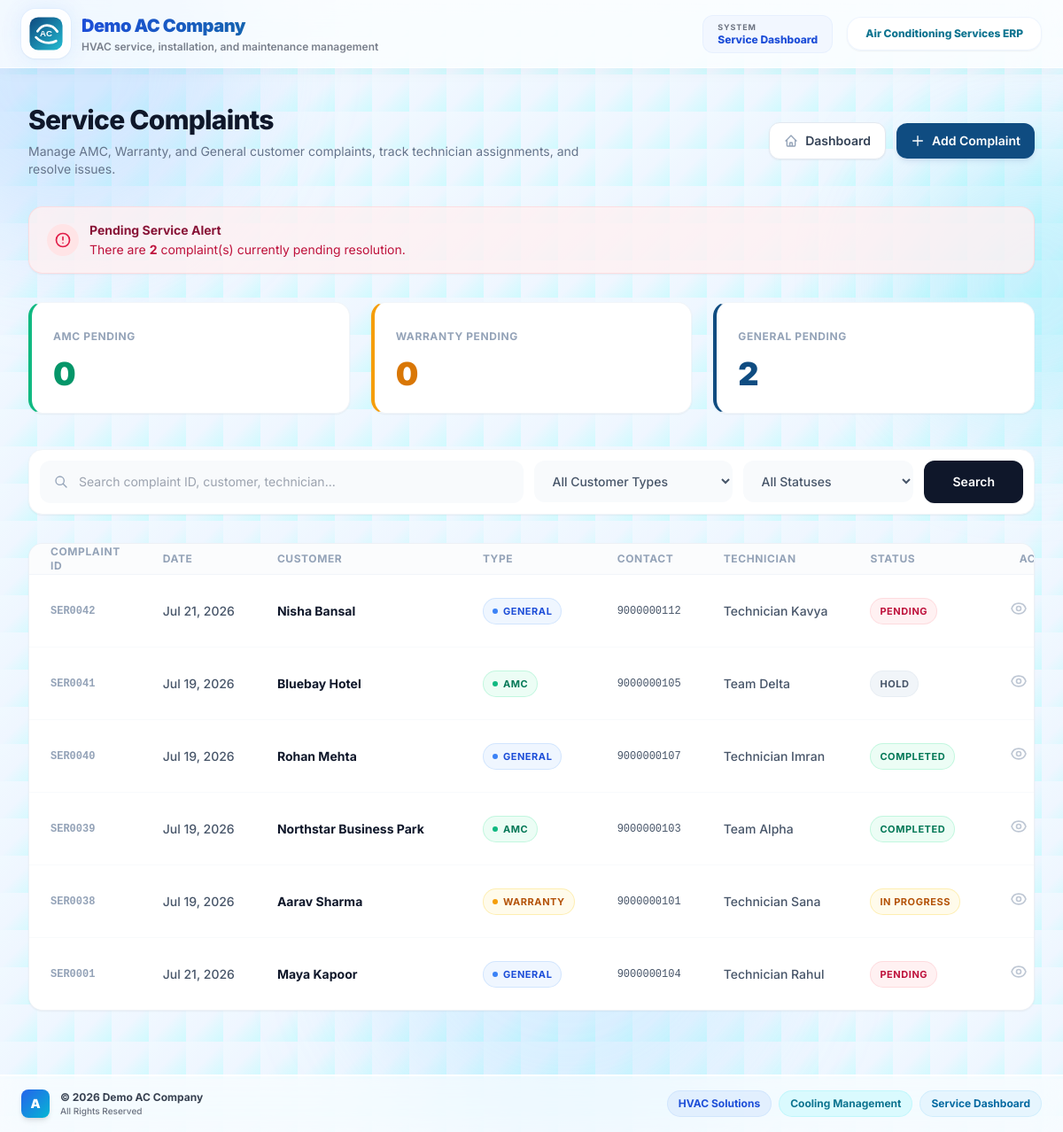
Page /service/ (signed in) on the committed database.
### service/models.py (models this page shows, shortened)
class ServiceComplaint(models.Model):
    STATUS_CHOICES = (
        ('PENDING', 'Pending'),
        ('IN_PROGRESS', 'In Progress'),
        ('COMPLETED', 'Completed'),
        ('HOLD', 'Hold'),
        ('CANCELLED', 'Cancelled'),
    )
    complaint_id = models.CharField(max_length=20, unique=True, blank=True)
    complaint_date = models.DateField()
    customer = models.ForeignKey(
        Customer,
        on_delete=models.CASCADE,
        related_name='service_complaints'
    )
    customer_address = models.TextField(blank=True, null=True)
    contact_number = models.CharField(max_length=15)
    nature_of_complaint = models.TextField()
    technician_name = models.CharField(max_length=150, blank=True, null=True)
    status = models.CharField(
        max_length=20,
        choices=STATUS_CHOICES,
        default='PENDING'
    )
    service_completed_date = models.DateField(blank=True, null=True)
    remarks = models.TextField(blank=True, null=True)
    created_by = models.ForeignKey(
        User,
        on_delete=models.SET_NULL,
        blank=True,
        null=True
    )
    created_at = models.DateTimeField(auto_now_add=True)

### customers/models.py (models this page shows, shortened)
class Customer(models.Model):
    CUSTOMER_CATEGORY_CHOICES = (
        ("GENERAL", "General Customer"),
        ("WARRANTY", "Warranty Customer"),
        ("AMC", "AMC Customer"),
    )
    customer_id = models.CharField(max_length=20, unique=True, blank=True)
    customer_category = models.CharField(
        max_length=20,
        choices=CUSTOMER_CATEGORY_CHOICES,
        default="GENERAL"
    )
    customer_name = models.CharField(max_length=200)
    company_name = models.CharField(max_length=200, blank=True, null=True)
    phone_number = models.CharField(max_length=15)
    whatsapp_number = models.CharField(max_length=15, blank=True, null=True)
    email = models.EmailField(blank=True, null=True)
    gst_number = models.CharField(max_length=30, blank=True, null=True)
    address = models.TextField(blank=True, null=True)
    landmark = models.CharField(max_length=200, blank=True, null=True)
    city = models.CharField(max_length=100, blank=True, null=True)
    state = models.CharField(max_length=100, blank=True, null=True)
    pincode = models.CharField(max_length=10, blank=True, null=True)
    remarks = models.TextField(blank=True, null=True)
    warranty_start_date = models.DateField(blank=True, null=True)
    warranty_end_date = models.DateField(blank=True, null=True)
    amc_start_date = models.DateField(blank=True, null=True)
    amc_end_date = models.DateField(blank=True, null=True)
    is_active = models.BooleanField(default=True)
    created_by = models.ForeignKey(
        User,
        on_delete=models.SET_NULL,
        blank=True,
        null=True,
        related_name="created_customers"
    )
    created_at = models.DateTimeField(auto_now_add=True)
    updated_at = models.DateTimeField(auto_now=True)
    class Meta:
        ordering = ["-id"]

### service/views.py (the view, shortened to what this page needs)
# urls.py: path("", views.service_list, name="service_list"),
@login_required
def service_list(request):
    profile = get_profile(request)
    search = request.GET.get("search", "")
    status = request.GET.get("status", "")
    customer_category = request.GET.get("customer_category", "")
    complaints = ServiceComplaint.objects.select_related(
        "customer",
        "created_by"
    ).all().order_by("-id")
    if status:
        complaints = complaints.filter(status=status)
    if customer_category:
        complaints = complaints.filter(
            customer__customer_category=customer_category
        )
    pending_count = ServiceComplaint.objects.filter(status="PENDING").count()
    amc_pending_count = ServiceComplaint.objects.filter(
        status="PENDING",
        customer__customer_category="AMC"
    ).count()
    warranty_pending_count = ServiceComplaint.objects.filter(
        status="PENDING",
        customer__customer_category="WARRANTY"
    ).count()
    general_pending_count = ServiceComplaint.objects.filter(
        status="PENDING",
        customer__customer_category="GENERAL"
    ).count()
    return render(request, "service_list.html", {
        "profile": profile,
        "complaints": complaints,
        "search": search,
        "status": status,
        "customer_category": customer_category,
        "pending_count": pending_count,
        "amc_pending_count": amc_pending_count,
        "warranty_pending_count": warranty_pending_count,
        "general_pending_count": general_pending_count,
    })

### templates/service_list.html (shortened to what this page needs)
{% extends 'base.html' %}
{% block content %}
<div class="max-w-7xl mx-auto px-4 sm:px-6 lg:px-8 py-10">
    <div class="flex flex-col md:flex-row md:items-center md:justify-between gap-6 mb-8">
        <div>
            <h1 class="text-3xl font-extrabold tracking-tight text-slate-900">Service Complaints</h1>
            <p class="mt-2 text-sm text-slate-500 max-w-2xl">
                Manage AMC, Warranty, and General customer complaints, track technician assignments, and resolve issues.
            </p>
        </div>
        <div class="flex flex-wrap items-center gap-3">
            <a href="{% url 'dashboard' %}" class="inline-flex items-center justify-center px-4 py-2.5 text-sm font-semibold text-slate-700 bg-white border border-slate-200 rounded-xl shadow-sm hover:bg-slate-50 hover:border-slate-300 hover:text-slate-900 transition-all">
                Dashboard
            </a>
            <a href="{% url 'add_service' %}" class="inline-flex items-center justify-center px-4 py-2.5 text-sm font-semibold text-white bg-[#0F4C81] rounded-xl shadow-md shadow-blue-900/10 hover:bg-[#0b3d68] hover:shadow-lg hover:shadow-blue-900/20 transition-all">
                <svg class="w-4 h-4 mr-2" fill="none" stroke="currentColor" viewBox="0 0 24 24"><path stroke-linecap="round" stroke-linejoin="round" stroke-width="2" d="M12 4v16m8-8H4"></path></svg>
                Add Complaint
            </a>
        </div>
    </div>
    {% if pending_count > 0 %}
    <div class="flex items-center gap-3 bg-rose-50/80 border border-rose-200/60 text-rose-900 px-5 py-4 rounded-2xl shadow-sm mb-8">
        <div class="p-2 bg-rose-100 rounded-full">
            <svg class="w-5 h-5 text-rose-600 shrink-0" fill="none" stroke="currentColor" viewBox="0 0 24 24"><path stroke-linecap="round" stroke-linejoin="round" stroke-width="2" d="M12 8v4m0 4h.01M21 12a9 9 0 11-18 0 9 9 0 0118 0z"></path></svg>
        </div>
        <div>
            <p class="text-sm font-bold">Pending Service Alert</p>
            <p class="text-sm text-rose-700 mt-0.5">There are <span class="font-bold">{{ pending_count }}</span> complaint(s) currently pending resolution.</p>
        </div>
    </div>
    {% endif %}
    <div class="grid grid-cols-1 md:grid-cols-3 gap-6 mb-10">
        <div class="bg-white p-6 rounded-2xl border border-slate-100 border-l-4 border-l-emerald-500 shadow-sm hover:shadow-md transition-shadow duration-200">
            <span class="text-xs font-bold text-slate-400 uppercase tracking-wider">AMC Pending</span>
            <h2 class="mt-3 text-4xl font-black text-emerald-600 tracking-tight">{{ amc_pending_count|default:"0" }}</h2>
        </div>
        <div class="bg-white p-6 rounded-2xl border border-slate-100 border-l-4 border-l-amber-500 shadow-sm hover:shadow-md transition-shadow duration-200">
            <span class="text-xs font-bold text-slate-400 uppercase tracking-wider">Warranty Pending</span>
            <h2 class="mt-3 text-4xl font-black text-amber-600 tracking-tight">{{ warranty_pending_count|default:"0" }}</h2>
        </div>
        <div class="bg-white p-6 rounded-2xl border border-slate-100 border-l-4 border-l-[#0F4C81] shadow-sm hover:shadow-md transition-shadow duration-200">
            <span class="text-xs font-bold text-slate-400 uppercase tracking-wider">General Pending</span>
            <h2 class="mt-3 text-4xl font-black text-[#0F4C81] tracking-tight">{{ general_pending_count|default:"0" }}</h2>
        </div>
    </div>
    <div class="bg-white rounded-2xl border border-slate-100 shadow-sm p-3 mb-8">
        <form method="GET" class="flex flex-col lg:flex-row gap-3">
            <div class="relative flex-1">
                <div class="absolute inset-y-0 left-0 flex items-center pl-4 pointer-events-none">
                </div>
                <input
                    type="text"
                    name="search"
                    value="{{ search|default:'' }}"
                    placeholder="Search complaint ID, customer, technician..."
                    class="w-full text-sm border-none bg-slate-50 focus:bg-white focus:ring-2 focus:ring-[#0F4C81]/20 outline-none pl-11 pr-4 py-3.5 rounded-xl transition-all"
                >
            </div>
            <div class="w-full lg:w-56">
                <select
                    name="customer_category"
                    class="w-full text-sm border-none bg-slate-50 focus:bg-white focus:ring-2 focus:ring-[#0F4C81]/20 outline-none px-4 py-3.5 rounded-xl transition-all cursor-pointer font-medium text-slate-600"
                >
                    <option value="">All Customer Types</option>
                </select>
            </div>
            <div class="w-full lg:w-48">
                <select
                    name="status"
                    class="w-full text-sm border-none bg-slate-50 focus:bg-white focus:ring-2 focus:ring-[#0F4C81]/20 outline-none px-4 py-3.5 rounded-xl transition-all cursor-pointer font-medium text-slate-600"
                >
                    <option value="">All Statuses</option>
                </select>
            </div>
            <div class="flex gap-2">
                <button type="submit" class="flex-1 lg:flex-none inline-flex items-center justify-center px-8 py-3.5 text-sm font-semibold text-white bg-slate-900 rounded-xl hover:bg-slate-800 transition-all shadow-sm">
                    Search
                </button>
            </div>
        </form>
    </div>
    <div class="bg-white rounded-2xl border border-slate-200/60 shadow-sm overflow-hidden flex flex-col">
        <div class="overflow-x-auto">
            <table class="w-full text-sm text-left text-slate-500">
                <thead class="text-xs uppercase font-bold text-slate-400 bg-slate-50/50 border-b border-slate-100">
                    <tr>
                        <th scope="col" class="px-6 py-4.5 tracking-wider">Complaint ID</th>
                        <th scope="col" class="px-6 py-4.5 tracking-wider">Date</th>
                        <th scope="col" class="px-6 py-4.5 tracking-wider">Customer</th>
                        <th scope="col" class="px-6 py-4.5 tracking-wider">Type</th>
                        <th scope="col" class="px-6 py-4.5 tracking-wider">Contact</th>
                        <th scope="col" class="px-6 py-4.5 tracking-wider">Technician</th>
                        <th scope="col" class="px-6 py-4.5 tracking-wider">Status</th>
                        <th scope="col" class="px-6 py-4.5 tracking-wider text-right">Actions</th>
                    </tr>
                </thead>
                <tbody class="divide-y divide-slate-50 bg-white">
                    {% for complaint in complaints %}
                    <tr class="hover:bg-slate-50/60 transition-colors duration-150 group">
                        <td class="px-6 py-5 font-mono text-xs font-semibold text-slate-400 whitespace-nowrap">
                            {{ complaint.complaint_id }}
                        </td>
                        <td class="px-6 py-5 text-slate-600 font-medium whitespace-nowrap">
                            {{ complaint.complaint_date|date:"M d, Y" }}
                        </td>
                        <td class="px-6 py-5 whitespace-nowrap">
                            <a href="{% url 'edit_service' complaint.id %}" class="inline-flex items-center gap-2 group/edit cursor-pointer" title="Edit Complaint">
                                <span class="font-bold text-slate-900 group-hover/edit:text-[#0F4C81] transition-colors">
                                    {{ complaint.customer.customer_name|title }}
                                </span>
                            </a>
                        </td>
                        <td class="px-6 py-5 whitespace-nowrap">
                            {% if complaint.customer.customer_category == "AMC" %}
                            <span class="inline-flex items-center px-2.5 py-1 rounded-full text-[11px] uppercase tracking-wider font-bold bg-emerald-50 text-emerald-700 border border-emerald-200/60">
                                <span class="w-1.5 h-1.5 rounded-full bg-emerald-500 mr-1.5"></span>
                                AMC
                            </span>
                            {% elif complaint.customer.customer_category == "WARRANTY" %}
                            <span class="inline-flex items-center px-2.5 py-1 rounded-full text-[11px] uppercase tracking-wider font-bold bg-amber-50 text-amber-700 border border-amber-200/60">
                                <span class="w-1.5 h-1.5 rounded-full bg-amber-500 mr-1.5"></span>
                                Warranty
                            </span>
                            {% else %}
                            <span class="inline-flex items-center px-2.5 py-1 rounded-full text-[11px] uppercase tracking-wider font-bold bg-blue-50 text-blue-700 border border-blue-200/60">
                                <span class="w-1.5 h-1.5 rounded-full bg-blue-500 mr-1.5"></span>
                                General
                            </span>
                            {% endif %}
                        </td>
                        <td class="px-6 py-5 text-slate-600 font-mono text-xs font-medium whitespace-nowrap">
                            {{ complaint.contact_number|default:"—" }}
                        </td>
                        <td class="px-6 py-5 text-slate-600 font-medium whitespace-nowrap">
                            {{ complaint.technician_name|default:"—"|title }}
                        </td>
                        <td class="px-6 py-5 whitespace-nowrap">
                            {% if complaint.status == "PENDING" %}
                            <span class="inline-flex items-center px-2.5 py-1 rounded-full text-[11px] uppercase tracking-wider font-bold bg-rose-50 text-rose-700 border border-rose-200/60">
                                Pending
                            </span>
                            {% elif complaint.status == "COMPLETED" %}
                            <span class="inline-flex items-center px-2.5 py-1 rounded-full text-[11px] uppercase tracking-wider font-bold bg-emerald-50 text-emerald-700 border border-emerald-200/60">
                                Completed
                            </span>
                            {% elif complaint.status == "IN_PROGRESS" %}
                            <span class="inline-flex items-center px-2.5 py-1 rounded-full text-[11px] uppercase tracking-wider font-bold bg-amber-50 text-amber-700 border border-amber-200/60">
                                In Progress
                            </span>
                            {% else %}
                            <span class="inline-flex items-center px-2.5 py-1 rounded-full text-[11px] uppercase tracking-wider font-bold bg-slate-100 text-slate-600 border border-slate-200/60">
                                {{ complaint.get_status_display }}
                            </span>
                            {% endif %}
                        </td>
                        <td class="px-6 py-5 text-right whitespace-nowrap">
                            <div class="inline-flex items-center justify-end gap-1.5 opacity-60 group-hover:opacity-100 transition-opacity">
                                <a href="{% url 'service_detail' complaint.id %}" class="p-2 text-slate-400 hover:text-[#0F4C81] hover:bg-blue-50 rounded-lg transition-colors duration-200" title="View Details">
                                </a>
                            </div>
                        </td>
                    </tr>
                    {% endfor %}
                </tbody>
            </table>
        </div>
    </div>
</div>
{% endblock %}

### rows in the picture
ServiceComplaint: complaint_id "SER0042", complaint_date "Jul 21, 2026", customer.customer_name "Nisha Bansal", shows "GENERAL", contact_number "9000000112", technician_name "Technician Kavya", status "PENDING"
ServiceComplaint: complaint_id "SER0041", complaint_date "Jul 19, 2026", customer.customer_name "Bluebay Hotel", shows "AMC", contact_number "9000000105", technician_name "Team Delta", status "HOLD"
ServiceComplaint: complaint_id "SER0040", complaint_date "Jul 19, 2026", customer.customer_name "Rohan Mehta", shows "GENERAL", contact_number "9000000107", technician_name "Technician Imran", status "COMPLETED"
ServiceComplaint: complaint_id "SER0039", complaint_date "Jul 19, 2026", customer.customer_name "Northstar Business Park", shows "AMC", contact_number "9000000103", technician_name "Team Alpha", status "COMPLETED"
ServiceComplaint: complaint_id "SER0038", complaint_date "Jul 19, 2026", customer.customer_name "Aarav Sharma", shows "WARRANTY", contact_number "9000000101", technician_name "Technician Sana", status "IN PROGRESS"
ServiceComplaint: complaint_id "SER0001", complaint_date "Jul 21, 2026", customer.customer_name "Maya Kapoor", shows "GENERAL", contact_number "9000000104", technician_name "Technician Rahul", status "PENDING"

### other values in the picture
{{ BRAND.TAGLINE }} "HVAC service, installation, and maintenance management"
{{ BRAND.APP_NAME }} "Air Conditioning Services ERP"
{{ pending_count }} "2"
{{ amc_pending_count|default:"0" }} "0"
{{ warranty_pending_count|default:"0" }} "0"
{{ general_pending_count|default:"0" }} "2"
{{ BRAND.LOGO_TEXT|slice:":1" }} "A"
{{ BRAND.BRAND_YEAR }} "2026"
{{ BRAND.COMPANY_NAME }} "Demo AC Company"
